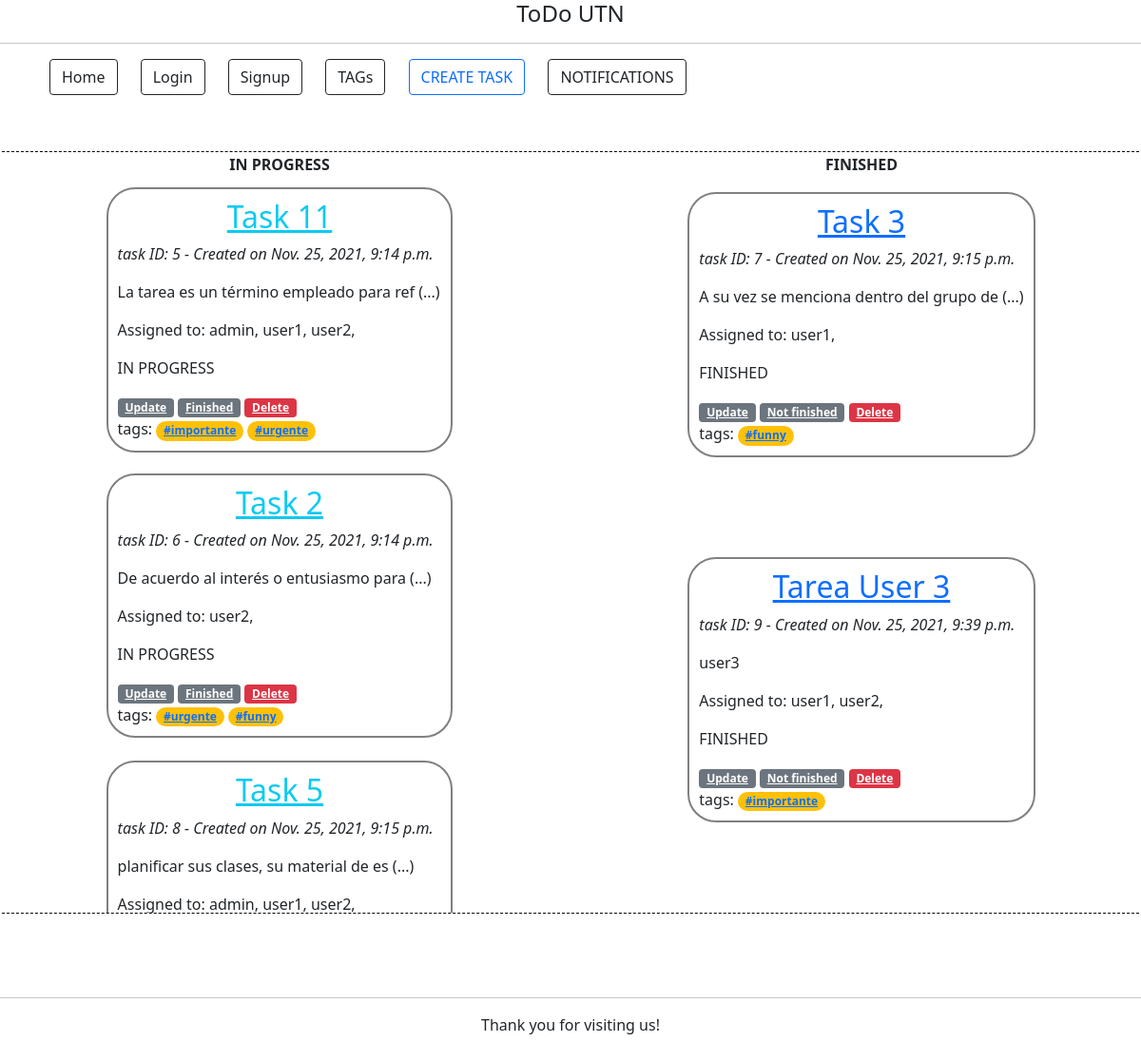
/tasks/, run on the app's committed database.
### tasks/models.py (models this page shows, shortened)
class Task(models.Model):
    title = models.CharField(max_length=100)
    body = models.TextField()
    date = models.DateTimeField(auto_now_add=True)  # automatically populates date when constructed.
    assigned = models.ManyToManyField(User, default=None)
    tags = models.ManyToManyField(Tag, blank=True)
    IN_PROGRESS = 'IN PROGRESS'
    FINISHED = 'FINISHED'
    STATE_CHOICES = (
        (IN_PROGRESS, 'In Progress'),
        (FINISHED, 'Finished'),
    )
    state = models.CharField(
        max_length=12,
        choices=STATE_CHOICES,
        default=IN_PROGRESS,
    )
    def snippet(self):
        if len(str(self.body)) > 40:
            return self.body[0:40] + ' (...)'
        else:
            return self.body

### tags/models.py (models this page shows)
class Tag(models.Model):
    title = models.CharField(max_length=15)
    def __str__(self):
        return self.title

### tasks/views.py (the view)
def task_list(request):
    tasks = Task.objects.prefetch_related('assigned')
    assigned_tasks = []
    for task in tasks:
        for user in task.assigned.all():
            if user.id == request.user.id:
                assigned_tasks.append(task)
    notifications = Notification.objects.prefetch_related('users')
    count = 0
    for notification in notifications:
        for user in notification.users.all():
            if user.id == request.user.id:
                if notification.status == 'UNREAD':
                    count += 1
    return render(request, 'tasks/tasks_list.html', {'tasks': tasks, 'count': count})

### tasks/templates/tasks/tasks_list.html
{% extends 'homepage.html' %}
{% block content %}
<main class="py-5">
<div class="row">
    <div class="child table-responsive col-md-6">
        <table>
            <thead>
            <tr>
                <th>IN PROGRESS</th>
            </tr>
            </thead>
            <tbody>
            <div class="tasks">
                {% for task in tasks %}
                <tr>
                    <td>
                        {% if task.state == task.IN_PROGRESS %}
                        <div class="task">
                            <h2><a class="text-info" href="{% url 'tasks:detail' task_id=task.id %}">{{ task.title }}</a></h2>
                            <p><i>task ID: {{ task.id }} - Created on {{ task.date }}</i></p>
                            <p>{{ task.snippet }}</p>
                            <p>Assigned to:
                                {% for user in task.assigned.all %}
                                {{ user }},
                                {% endfor %}
                            </p>
                            <p>{{ task.state }}</p>
                            <div>
                                <a class="badge bg-secondary" href="{% url 'tasks:update' task_id=task.id %}">Update</a>
                                <a class="badge bg-secondary" href="{% url 'tasks:change_state' task_id=task.id %}">Finished</a>
                                <a class="badge bg-danger" href="{% url 'tasks:delete' task_id=task.id %}">Delete</a>
                            </div>
                                tags:
                                {% with tags=task.tags.all %}
                                    {% for tag in tags %}
                                        <span class="badge rounded-pill bg-warning text-dark"><a href="{% url 'tasks:filter' id=tag.id %}">{{ tag }}</a></span>
                                    {% endfor %}
                                {% endwith %}
                        </div>
                        {% endif %}
                    </td>
                </tr>
                {% endfor %}
            </div>
            </tbody>
        </table>
    </div>
    <div class="child table-responsive col-md-6">
        <table>
            <thead>
            <tr>
                <th scope="col">FINISHED</th>
            </tr>
            </thead>
            <tbody>
            <div class="tasks">
                {% for task in tasks %}
                <tr>
                    <td>
                        {% if task.state == task.FINISHED %}
                        <div class="task">
                            <h2><a href="{% url 'tasks:detail' task_id=task.id %}">{{ task.title }}</a></h2>
                            <p><i>task ID: {{ task.id }} - Created on {{ task.date }}</i></p>
                            <p>{{ task.snippet }}</p>
                            <p>Assigned to:
                                {% for user in task.assigned.all %}
                                {{ user }},
                                {% endfor %}
                            </p>
                            <p>{{ task.state }}</p>
                            <div>
                                <a class="badge bg-secondary" href="{% url 'tasks:update' task_id=task.id %}">Update</a>
                                <a class="badge bg-secondary" href="{% url 'tasks:change_state' task_id=task.id %}">Not finished</a>
                                <a class="badge bg-danger" href="{% url 'tasks:delete' task_id=task.id %}">Delete</a>
                            </div>
                                tags:
                                {% with tags=task.tags.all %}
                                    {% for tag in tags %}
                                        <span class="badge rounded-pill bg-warning text-dark"><a href="{% url 'tasks:filter' id=tag.id %}">{{ tag }}</a></span>
                                    {% endfor %}
                                {% endwith %}
                        </div>
                        {% endif %}
                    </td>
                </tr>
                {% endfor %}
            </div>
            </tbody>
        </table>
    </div>
</div>
</main>
{% endblock %}

### static/styles.css (style rules this page uses)
h2 { font-size 1em !important; }
h1, h2, footer { text-align: center; }
table td, table td * { vertical-align: top; }
.row { margin: 25px; height: 800px; outline: dashed 1px black; }
.child { width: 50px; height: 800px; display: flex; justify-content: center; }
th { font-weight: bold !important; text-align: center !important; }
.task { border: 2px solid grey; border-radius: 30px !important; padding: 10px 10px 10px 10px; margin: 10px 10px 10px 10px; }

### data on the page
Task: title "Task 11", id "5", date "Nov. 25, 2021, 9:14 p.m.", snippet "La tarea es un término empleado para ref (...)", state "IN PROGRESS"
Tag: title "#importante"
Tag: title "#urgente"
Task: title "Task 2", id "6", date "Nov. 25, 2021, 9:14 p.m.", snippet "De acuerdo al interés o entusiasmo para (...)", state "IN PROGRESS"
Tag: title "#funny"
Task: title "Task 5", id "8", date "Nov. 25, 2021, 9:15 p.m.", snippet "planificar sus clases, su material de es (...)"
Task: title "Task 3", id "7", date "Nov. 25, 2021, 9:15 p.m.", snippet "A su vez se menciona dentro del grupo de (...)", state "FINISHED"
Task: title "Tarea User 3", id "9", date "Nov. 25, 2021, 9:39 p.m.", snippet "user3", state "FINISHED"

### other printed values
{{ user }} "admin"
{{ user }} "user1"
{{ user }} "user2"
